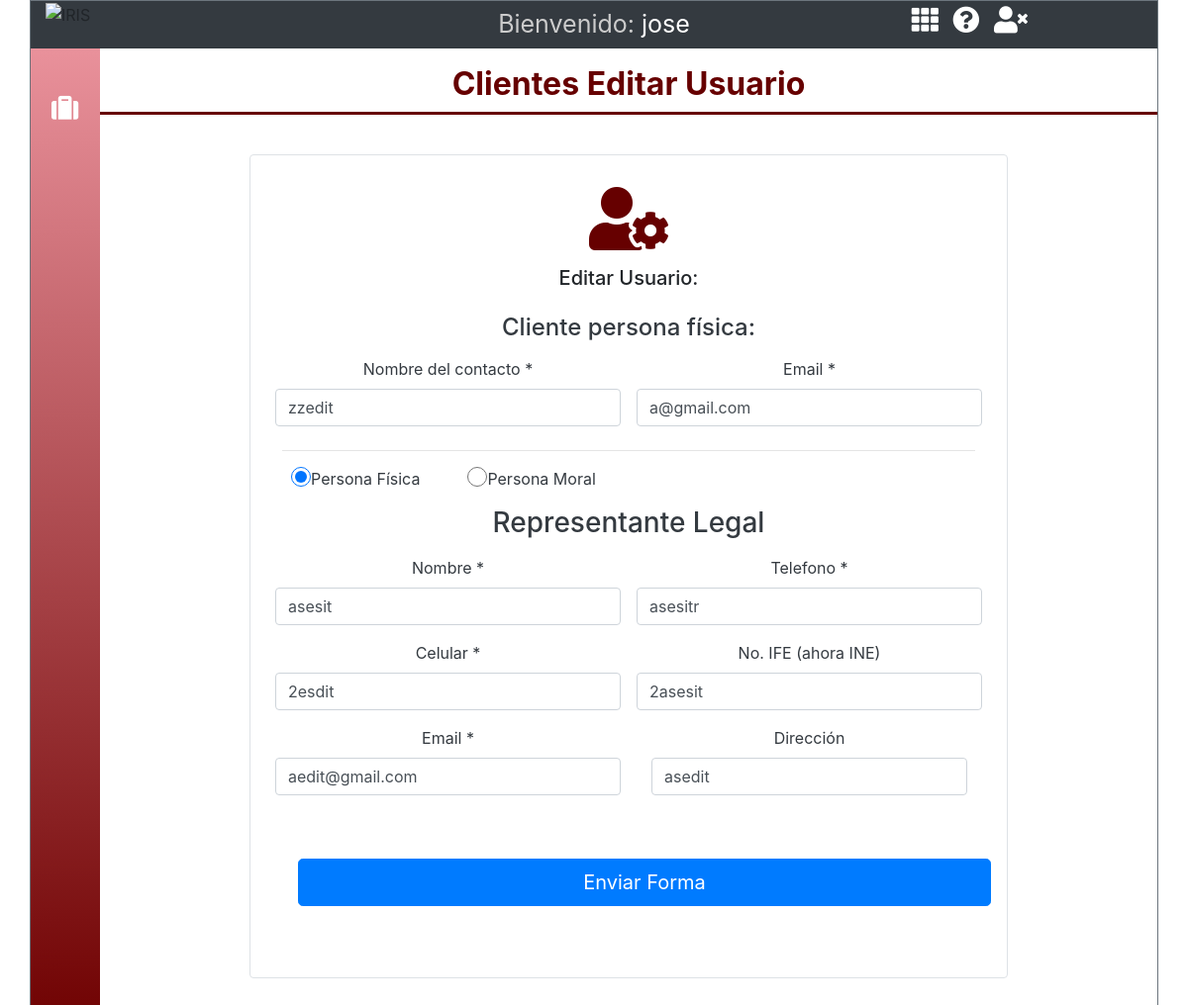
Screenshot of /views/clientes_edicion.php?idcli=6 (signed in) with the database file from the repository.
### tables this page shows
CREATE TABLE `colaboradores` (
  `id` int(11) NOT NULL,
  `nomcol` varchar(100) DEFAULT NULL,
  `fechacol` date DEFAULT NULL,
  `correo` varchar(100) DEFAULT NULL,
  `cuenta` varchar(100) DEFAULT NULL,
  `contra` varchar(100) DEFAULT NULL,
  `idrol` int(11) DEFAULT NULL
);

CREATE TABLE `cliente` (
  `id` int(11) NOT NULL,
  `contacto` varchar(60) NOT NULL,
  `correocont` varchar(60) NOT NULL,
  `nomcli` varchar(100) DEFAULT NULL,
  `telcli` varchar(30) DEFAULT NULL,
  `celular` varchar(15) NOT NULL,
  `ine` varchar(20) NOT NULL,
  `correocli` varchar(50) NOT NULL,
  `dircli` varchar(100) DEFAULT NULL,
  `razonsocial` varchar(50) NOT NULL,
  `dirsocial` varchar(40) NOT NULL,
  `colonia` varchar(50) NOT NULL,
  `ciudad` varchar(50) DEFAULT NULL,
  `estado` varchar(30) DEFAULT NULL,
  `cp` varchar(10) NOT NULL,
  `rfc` varchar(20) NOT NULL,
  `correofac` varchar(50) NOT NULL,
  `idsucur` int(11) DEFAULT NULL
);

### model/conexion.php (called while the page is built)
<?php
class conexion{
    public static function con(){
        include 'liga_BD.php';
        $link->set_charset("utf8");
        return $link;
    }
}
?>

### model/clientes.php (called while the page is built, shortened)
<?php
include 'conexion.php';
class consul{
    private $db;
    private $lista;
    public function __construct(){
        $this->db=conexion::con();
        $this->lista=array();
    }
    public function nomcolaborador($idc){
        $consulta=$this->db->query("SELECT nomcol, idrol, cuenta FROM colaboradores WHERE id=$idc");
        while($filas=$consulta->fetch_assoc()){
            $this->lista[]=$filas;
        }
        return $this->lista;
    }
    public function clientes($ids){
        $consulta=$this->db->query("SELECT * FROM cliente WHERE id=$ids");
        while($filas=$consulta->fetch_assoc()){
            $this->lista[]=$filas;
        }
        return $this->lista;
    }
}

### views/clientes_edicion.php (the view, shortened to what this page needs)
<?php
require_once("../model/clientes.php");
$idc = $_GET['idcli'];
$col= new consul();
$detallecliente = $col->clientes($idc);
$col2= new consul();
$detalleCol = $col2->nomcolaborador($_SESSION['idc']);
?>
<!DOCTYPE html>
<html lang="es">
<head>
    <link async href="../content/css/bootstrap.css" rel="stylesheet">
    <link  async rel="stylesheet" href="../content/css/estilos.css">
    <link href="../vendor/fontawesome-free/css/all.min.css" rel="stylesheet" type="text/css">
    <link rel="stylesheet" href="../content/js/popper.min.js">
  </head>
  <body>
<div class="container border border-secondary">
  <div class="row bg-dark">
              <div class="col-md-4 d-none d-md-block"><img src="../content/imagenes/logo.png" alt="IRIS" class="logo_iris"></div>
              <div class="col-sm-6 col-md-4 text-center user_text"><?php foreach ($detalleCol as $row2) { ?>
               <span class="gris_claro">Bienvenido:</span> <?php echo $row2['cuenta']; }?> </div>
              <div class="col-sm-6 col-md-4 iconos_menu ">
                <div class="text-center">
                <a href="menus_cuadros.php"><i class="fas fa-th"></i></a>
                <a href="#"><i class="fas fa-question-circle"></i></a>
                <a href="../model/cerrar.php"><i class="fas fa-user-times"></i></a>
                </div>
              </div>
  </div>
  <div class="row ">
    <div class="d-flex flex-row">
      <div>
        <div class="menu_lateral iconos_menu degradado ">
          <a href="clientes.php"><i class="fas fa-suitcase m-3 " data-toggle="tooltip" data-placement="right" title="Clientes">
        </i>
        </a>
    </div>
  </div>
      <div class="">
        <div class="contenedor_cabezal  border_seccion bg-white mb-2">
          <h1 class="text-center rojo_obscuro titulo_seccion mt-3 mb-2">Clientes Editar Usuario</h1>
      </div>
     <div class="d-flex justify-content-center p-3">
            <div class="border rounded p-3 text-center box_sucursal m-3">
              <i class="fas fa-user-cog fa-4x m-3 rojo_obscuro"></i>
              <p class=" h5"> Editar Usuario:</p>
              <form class="text-dark p-3 needs-validation"  novalidate action="../controller/add_cliente.php" method="post" enctype="multipart/form-data">
        <div class="row">
          <div  class="col-md-12 " id="grupo__nombre">
          <?php foreach ($detallecliente as $row) { ?>
            <p class="h4">Cliente persona física:</p>
             <div class="row ">
              <div class="col-md-6 p-2">
                <label for="name"> Nombre del contacto *</label>
                <input type="text"   name="contacto" id="contacto"class="form-control " value="<?php echo $row['contacto']; ?>" placeholder="Nombre" required>
                </div>
              <div class="col-md-6 p-2">
                <label for="email_contacto"> Email  *</label>
                <input type="email" name="correocont" id="correocont" class="form-control" value="<?php echo $row['correocont']; ?>" placeholder="telefono" name="email_contacto" required>
              </div>
            </div>
            <hr>
            <div class="row " style="">
            <input checked="checked" name="pago2" class="pago1 ml-4 p-2" type="radio" style="width: 20px; height: 20px" value="fisica"/> Persona Física
            <input  class="pago1 ml-5 " name="pago2" type="radio" style="width: 20px; height: 20px" value="moral"/> Persona Moral
            </div>
                      <div id="representanteLegal" >
                        <div class="row">
                          <div class="col">
                            <p class="h3  mt-3">Representante Legal</p>
                          </div>
                        </div>
                        <div class="row ">
                          <div class="col-md-6 p-2">
                            <label for="name"> Nombre *</label>
                            <input type="text"  name="nomcli" id="nomcli" class="form-control " value="<?php echo $row['nomcli']; ?>" placeholder="Nombre" required>
                            </div>
                          <div class="col-md-6 p-2">
                            <label for="telefono"> Telefono *</label>
                            <input type="text" name="telcli" id="telcli" class="form-control" value="<?php echo $row['telcli']; ?>" placeholder="telefono" name="puesto" required>
                          </div>
                        </div>
                        <div class="row">
                            <div class="col-md-6 p-2">
                              <label for="celular"> Celular * </label>
                              <input type="text"  name="celular" class="form-control" value="<?php echo $row['celular']; ?>" placeholder="Telefono" required>
                            </div>
                            <div class="col-md-6 p-2">
                              <label for="INE"> No. IFE (ahora INE) </label>
                              <input type="text" name="ine" value="<?php echo $row['ine']; ?>" class="form-control">
                            </div>
                        </div>
                        <div class="row">
                            <div class="col-md-6 p-2">
                              <label for="email"> Email *</label>
                              <input type="text"  name="correocli" class="form-control" value="<?php echo $row['correocli']; ?>" placeholder="Email" required>
                            </div>
                            <div class="col m-2">
                              <label for="Orden de compra"> Dirección </label>
                              <input type="text"  name="dircli" class="form-control" value="<?php echo $row['dircli']; ?>" placeholder="Direcion">
                            </div>
                        </div>
                      </div>
                  </div>
               </div>
<div class="row">
    <div class="col-md-6 p-2">
    </div>
</div>
          <?php }?>
    <button type="submit" name="edit_cliente" class="btn btn-primary  btn-lg btn-block m-3" value="Guardar datos">Enviar Forma</button>
   <div style="width: 700px;">&nbsp;</div>
    </div>
    </div>
    </div>
    </div>
</div>
  </div>
</body></html>

### content/css/estilos.css (style rules this page uses)
body a, a:link, a:hover { text-decoration: none; }
.box_sucursal { cursor: pointer; }
.logo_iris { width: 70px; }
.contenedor_cabezal { width: 1068px; padding:15px; box-sizing: border-box; background: white; }
.degradado { background: linear-gradient(180deg, #E9919B 0%, rgba(255, 255, 255, 0) 100%), #710404; background-repeat: no-repeat; background-size: cover; }
.menu_lateral { padding-top: 30px; width: 70px; min-height: 725px; height: 100%; }
.rojo_obscuro { color:#660000; }
.gris_claro { color: #ccc; }
.titulo_seccion { font-size: 2em; font-weight: bold; }
.border_seccion { border-bottom: solid 3px #660000; }
h1, h2, h3 { margin:0px; margin:0px; line-height: 10px; }
.iconos_menu a { color:white; font-size: 1.7em; padding: 5px; margin-top: 10px; }
.user_text { font-size: 25px; color:#fff; padding: 5px; }

### rows the page displays
colaboradores: cuenta "jose"
cliente: contacto "zzedit", correocont "a@gmail.com", nomcli "asesit", telcli "asesitr", celular "2esdit", ine "2asesit", correocli "aedit@gmail.com", dircli "asedit"
